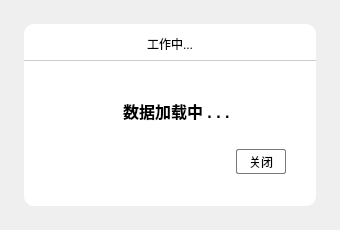
<?xml version="1.0" encoding="UTF-8"?>
<ui version="4.0">
 <class>DialogInformationPromptClass</class>
 <widget class="QDialog" name="DialogInformationPromptClass">
  <property name="geometry">
   <rect>
    <x>0</x>
    <y>0</y>
    <width>340</width>
    <height>230</height>
   </rect>
  </property>
  <property name="windowTitle">
   <string>信息提示</string>
  </property>
  <property name="styleSheet">
   <string notr="true"/>
  </property>
  <layout class="QGridLayout" name="gridLayout">
   <property name="leftMargin">
    <number>24</number>
   </property>
   <property name="topMargin">
    <number>24</number>
   </property>
   <property name="rightMargin">
    <number>24</number>
   </property>
   <property name="bottomMargin">
    <number>24</number>
   </property>
   <property name="horizontalSpacing">
    <number>24</number>
   </property>
   <property name="verticalSpacing">
    <number>0</number>
   </property>
   <item row="0" column="0">
    <widget class="QFrame" name="frame">
     <property name="styleSheet">
      <string notr="true">QFrame
{
	background-color:#ffffff;
 
	border:none;
	border-radius:10px;
}</string>
     </property>
     <property name="frameShape">
      <enum>QFrame::StyledPanel</enum>
     </property>
     <property name="frameShadow">
      <enum>QFrame::Raised</enum>
     </property>
     <layout class="QGridLayout" name="gridLayout_2">
      <property name="leftMargin">
       <number>0</number>
      </property>
      <property name="topMargin">
       <number>0</number>
      </property>
      <property name="rightMargin">
       <number>0</number>
      </property>
      <property name="bottomMargin">
       <number>0</number>
      </property>
      <property name="spacing">
       <number>0</number>
      </property>
      <item row="0" column="0">
       <layout class="QVBoxLayout" name="verticalLayout">
        <item>
         <layout class="QHBoxLayout" name="horizontalLayout_2">
          <item>
           <spacer name="horizontalSpacer_5">
            <property name="orientation">
             <enum>Qt::Horizontal</enum>
            </property>
            <property name="sizeHint" stdset="0">
             <size>
              <width>40</width>
              <height>20</height>
             </size>
            </property>
           </spacer>
          </item>
          <item>
           <widget class="QLabel" name="label">
            <property name="minimumSize">
             <size>
              <width>0</width>
              <height>30</height>
             </size>
            </property>
            <property name="maximumSize">
             <size>
              <width>16777215</width>
              <height>20</height>
             </size>
            </property>
            <property name="text">
             <string>工作中...</string>
            </property>
            <property name="alignment">
             <set>Qt::AlignCenter</set>
            </property>
           </widget>
          </item>
          <item>
           <spacer name="horizontalSpacer_6">
            <property name="orientation">
             <enum>Qt::Horizontal</enum>
            </property>
            <property name="sizeHint" stdset="0">
             <size>
              <width>40</width>
              <height>20</height>
             </size>
            </property>
           </spacer>
          </item>
         </layout>
        </item>
        <item>
         <widget class="Line" name="line">
          <property name="styleSheet">
           <string notr="true">QFrame { background-color: rgb(204, 204, 204); max-height: 1px; }
</string>
          </property>
          <property name="orientation">
           <enum>Qt::Horizontal</enum>
          </property>
         </widget>
        </item>
        <item>
         <spacer name="verticalSpacer_5">
          <property name="orientation">
           <enum>Qt::Vertical</enum>
          </property>
          <property name="sizeType">
           <enum>QSizePolicy::Expanding</enum>
          </property>
          <property name="sizeHint" stdset="0">
           <size>
            <width>20</width>
            <height>20</height>
           </size>
          </property>
         </spacer>
        </item>
        <item>
         <layout class="QHBoxLayout" name="horizontalLayout">
          <item>
           <spacer name="horizontalSpacer_7">
            <property name="orientation">
             <enum>Qt::Horizontal</enum>
            </property>
            <property name="sizeHint" stdset="0">
             <size>
              <width>40</width>
              <height>20</height>
             </size>
            </property>
           </spacer>
          </item>
          <item>
           <widget class="QLabel" name="label_3">
            <property name="text">
             <string/>
            </property>
            <property name="pixmap">
             <pixmap>../res/InformationPrompt.png</pixmap>
            </property>
            <property name="scaledContents">
             <bool>true</bool>
            </property>
           </widget>
          </item>
          <item>
           <widget class="QLabel" name="label_2">
            <property name="font">
             <font>
              <pointsize>12</pointsize>
              <weight>75</weight>
              <bold>true</bold>
             </font>
            </property>
            <property name="text">
             <string>数据加载中 . . .</string>
            </property>
           </widget>
          </item>
          <item>
           <spacer name="horizontalSpacer_8">
            <property name="orientation">
             <enum>Qt::Horizontal</enum>
            </property>
            <property name="sizeHint" stdset="0">
             <size>
              <width>40</width>
              <height>20</height>
             </size>
            </property>
           </spacer>
          </item>
         </layout>
        </item>
        <item>
         <spacer name="verticalSpacer">
          <property name="orientation">
           <enum>Qt::Vertical</enum>
          </property>
          <property name="sizeType">
           <enum>QSizePolicy::Fixed</enum>
          </property>
          <property name="sizeHint" stdset="0">
           <size>
            <width>10</width>
            <height>20</height>
           </size>
          </property>
         </spacer>
        </item>
        <item>
         <layout class="QHBoxLayout" name="horizontalLayout_3">
          <item>
           <spacer name="horizontalSpacer">
            <property name="orientation">
             <enum>Qt::Horizontal</enum>
            </property>
            <property name="sizeHint" stdset="0">
             <size>
              <width>40</width>
              <height>20</height>
             </size>
            </property>
           </spacer>
          </item>
          <item>
           <widget class="QPushButton" name="pushButton">
            <property name="minimumSize">
             <size>
              <width>50</width>
              <height>25</height>
             </size>
            </property>
            <property name="maximumSize">
             <size>
              <width>50</width>
              <height>25</height>
             </size>
            </property>
            <property name="styleSheet">
             <string notr="true">QPushButton {
    background-color: rgb(255, 255, 255); /* 背景色 */
    border: 1px solid rgb(122, 122, 122); /* 边框色 */
    border-radius: 2px; /* 圆润边框 */
}

QPushButton:hover {
    background-color: rgb(242, 242, 242); /* 鼠标悬浮背景色 */
}

QPushButton:pressed {
    background-color: rgb(235, 235, 235); /* 鼠标点击背景色 */
}
</string>
            </property>
            <property name="text">
             <string>关闭</string>
            </property>
           </widget>
          </item>
          <item>
           <spacer name="horizontalSpacer_2">
            <property name="orientation">
             <enum>Qt::Horizontal</enum>
            </property>
            <property name="sizeType">
             <enum>QSizePolicy::Fixed</enum>
            </property>
            <property name="sizeHint" stdset="0">
             <size>
              <width>30</width>
              <height>20</height>
             </size>
            </property>
           </spacer>
          </item>
         </layout>
        </item>
        <item>
         <spacer name="verticalSpacer_4">
          <property name="orientation">
           <enum>Qt::Vertical</enum>
          </property>
          <property name="sizeType">
           <enum>QSizePolicy::Expanding</enum>
          </property>
          <property name="sizeHint" stdset="0">
           <size>
            <width>20</width>
            <height>20</height>
           </size>
          </property>
         </spacer>
        </item>
       </layout>
      </item>
     </layout>
    </widget>
   </item>
  </layout>
 </widget>
 <layoutdefault spacing="6" margin="11"/>
 <resources/>
 <connections/>
</ui>
